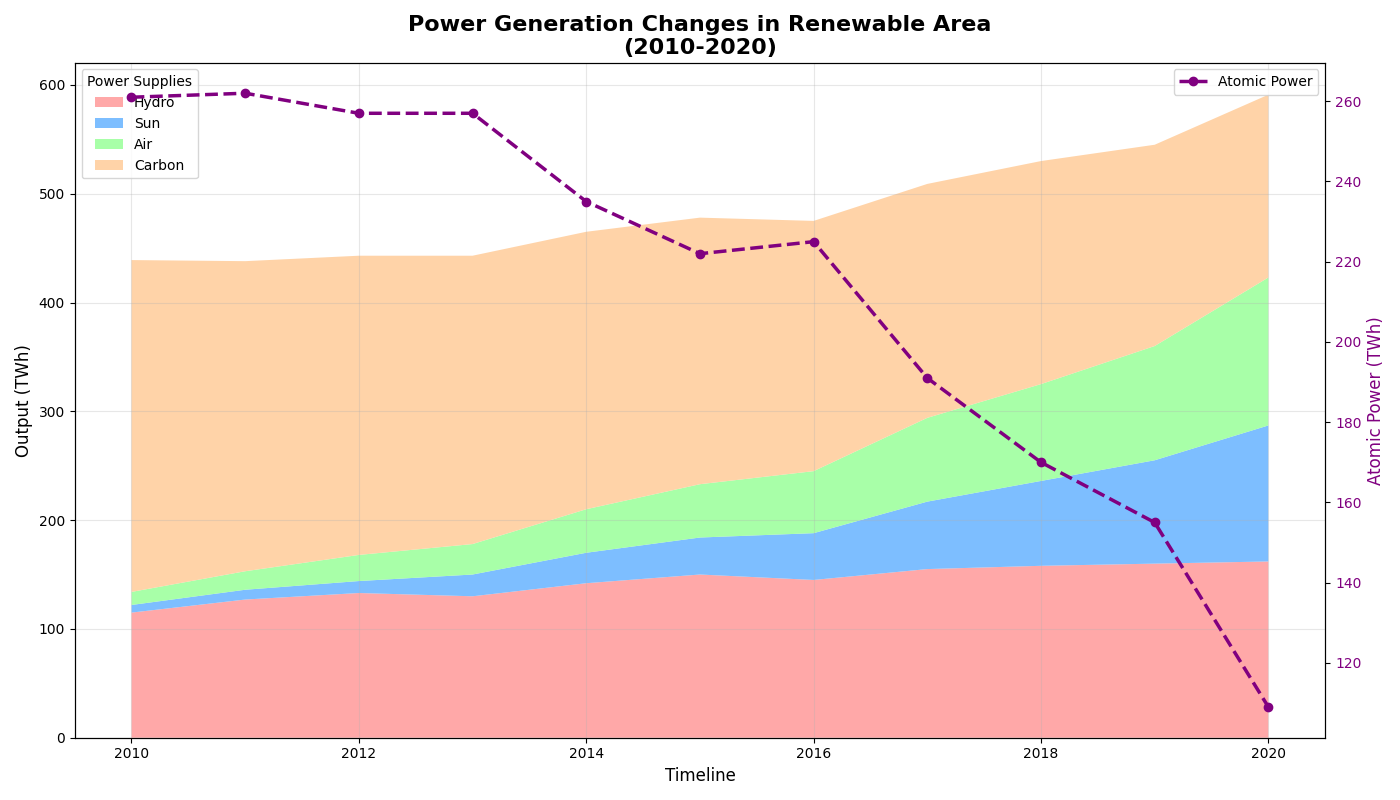

Here is the Python script that generated this plot:
import matplotlib.pyplot as plt
import numpy as np

years = np.arange(2010, 2021)
hydropower = np.array([115, 127, 133, 130, 142, 150, 145, 155, 158, 160, 162])
solar = np.array([7, 9, 11, 20, 28, 34, 43, 62, 78, 95, 125])
wind = np.array([12, 17, 24, 28, 40, 49, 57, 77, 89, 105, 136])
fossil_fuels = np.array([305, 285, 275, 265, 255, 245, 230, 215, 205, 185, 168])
nuclear = 700 - (hydropower + solar + wind + fossil_fuels)

fig, ax1 = plt.subplots(figsize=(14, 8))

new_colors = ['#ff9999', '#66b3ff', '#99ff99', '#ffcc99']
ax1.stackplot(years, hydropower, solar, wind, fossil_fuels, labels=['Hydro', 'Sun', 'Air', 'Carbon'], colors=new_colors, alpha=0.85)

ax1.set_xlabel('Timeline', fontsize=12)
ax1.set_ylabel('Output (TWh)', fontsize=12, color='k')
ax1.set_title('Power Generation Changes in Renewable Area\n(2010-2020)', fontsize=16, weight='bold')
ax1.grid(alpha=0.3)
ax1.legend(loc='upper left', title='Power Supplies', fontsize=10)

ax2 = ax1.twinx()
ax2.plot(years, nuclear, color='purple', marker='o', linestyle='--', linewidth=2.5, label='Atomic Power')
ax2.set_ylabel('Atomic Power (TWh)', fontsize=12, color='purple')
ax2.tick_params(axis='y', labelcolor='purple')
ax2.legend(loc='upper right', fontsize=10)

plt.tight_layout()
plt.show()
